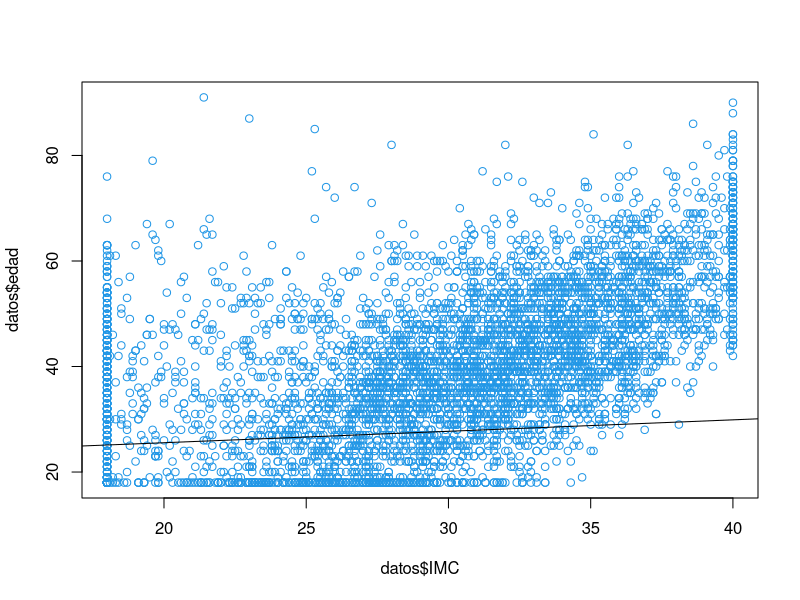
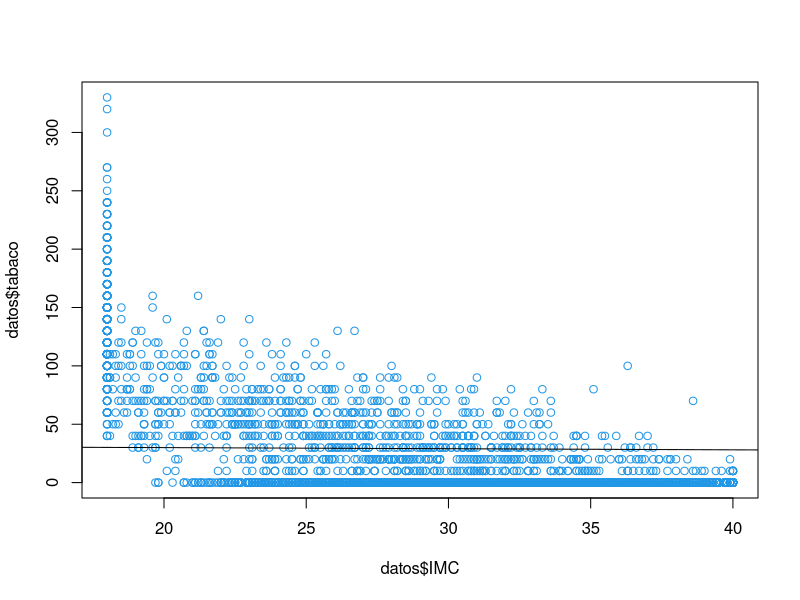
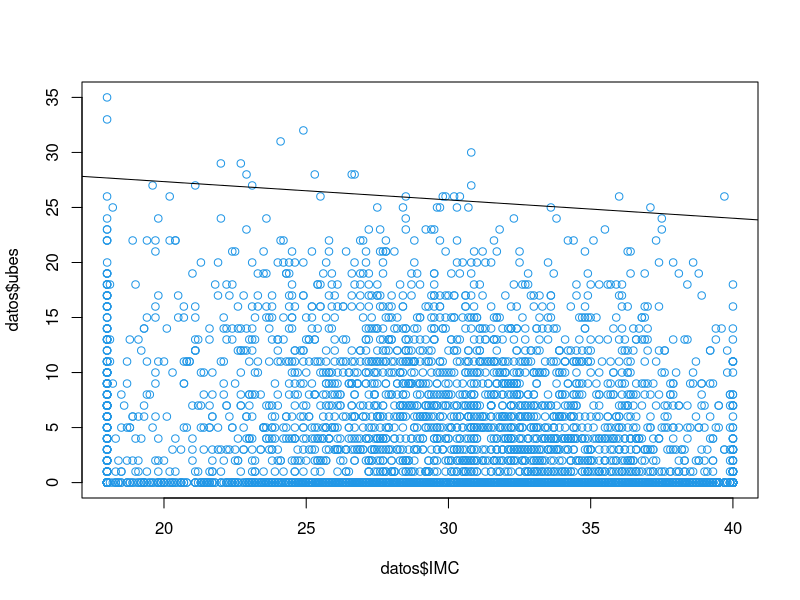
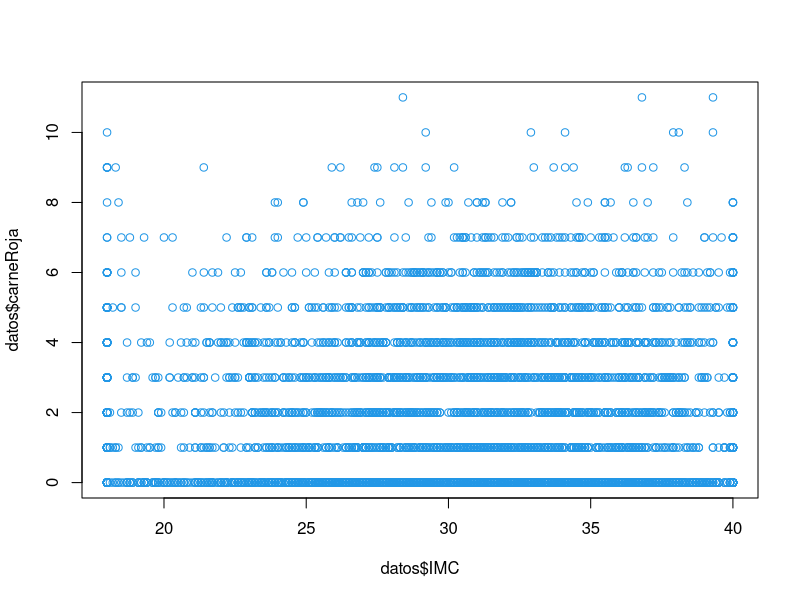
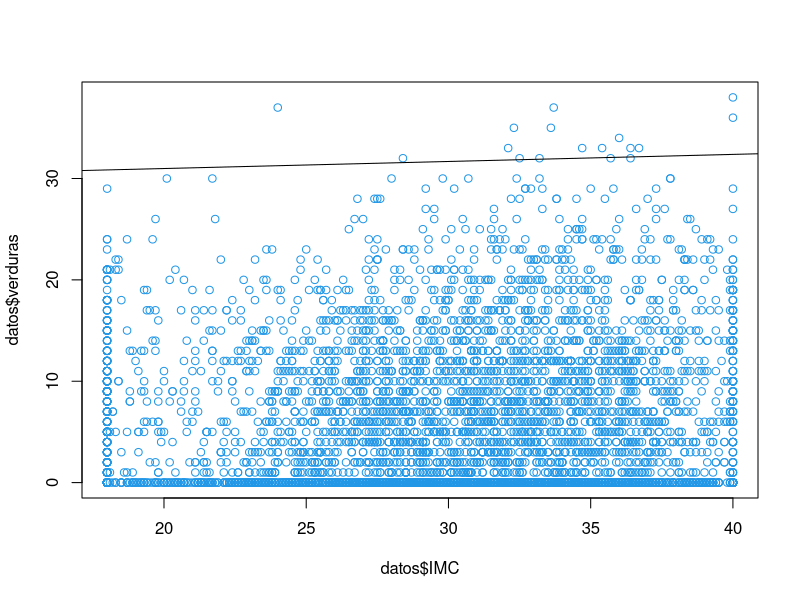
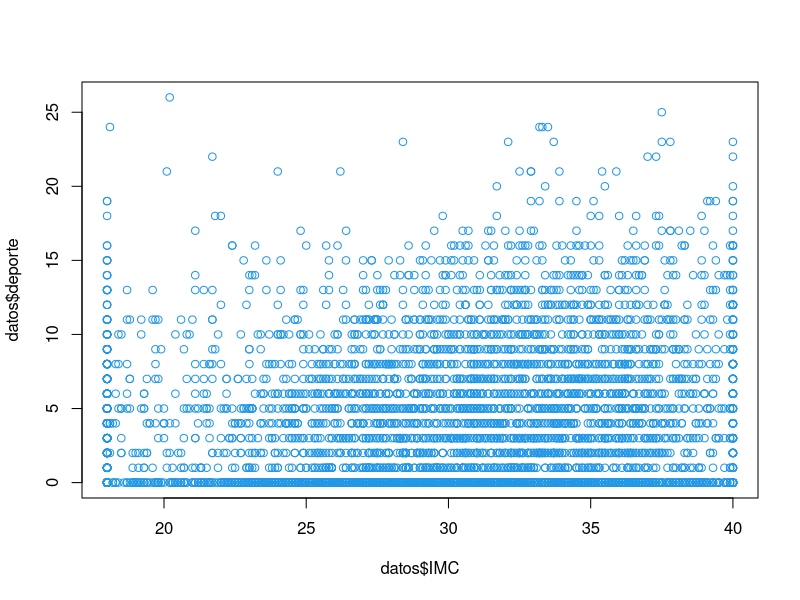
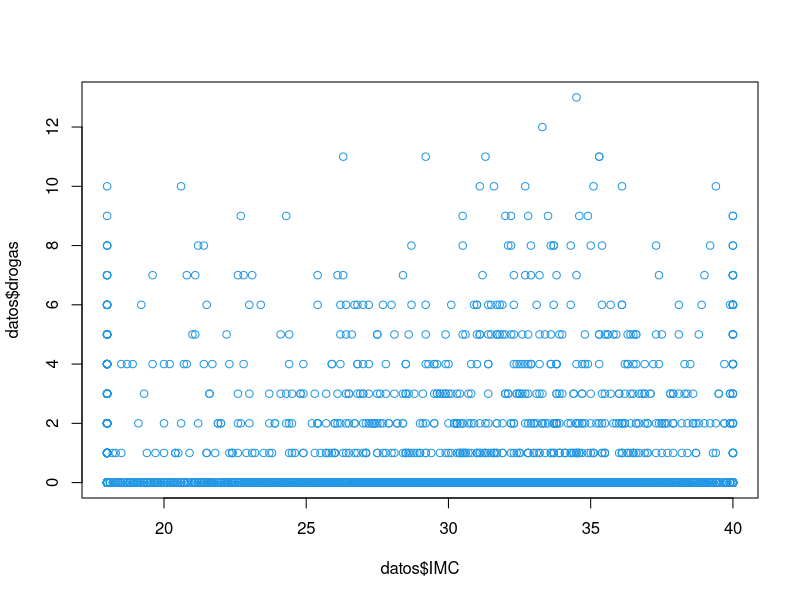

Write R code to recreate these figures, in order.
# =============================================================================
#
# Trabajo elaborado por:
#   * Antonio J. Galán Herrera
#
# =============================================================================


# Importacion de paquetes necesarios
library("tidyverse")



# APARTADO 01 -----------------------------------------------------------------

  # Usando la funcion 'read_csv' del paquete 'readr'
  # se exporta el fichero con formato 'tibble'.
  datos <- read_csv("../Recursos/12306.csv", col_types=cols(sexo=col_factor(),
                                                            dietaEsp=col_factor(),
                                                            nivEstPad=col_factor(),
                                                            nivEstudios=col_factor(),
                                                            nivIngresos=col_factor()))



# APARTADO 02 -----------------------------------------------------------------

  # Se crea la columna 'IMC' segun el enunciado
  datos$IMC <- datos$peso / datos$altura^2
  
  
  
# APARTADO 03 -----------------------------------------------------------------

  # Se limpian las columnas con algun NA de los datos,
  # usando la funcion 'na.exclude()' o 'na.omit()'
  datos <- na.exclude(datos)

    # Esta nueva variable 'datos' es de un tamaño menor,
    # ya que no cuenta con algunas de sus columnas anteriores
  
  
  
# APARTADO 04 -----------------------------------------------------------------

  # Medias
  datosMedios <- c(peso_M     = mean(datos$peso),
                   altura_M   = mean(datos$altura),
                   edad_M     = mean(datos$edad),
                   tabaco_M   = mean(datos$tabaco),
                   ubes_M     = mean(datos$ubes),
                   carne_M    = mean(datos$carneRoja),
                   verduras_M = mean(datos$verduras),
                   deporte_M  = mean(datos$deporte),
                   droga_M    = mean(datos$drogas),
                   IMC_M      = mean(datos$IMC))

  # Desviaciones tipicas
  datosDesviados <- c(peso_DT     = sd(datos$peso),
                      altura_DT   = sd(datos$altura),
                      edad_DT     = sd(datos$edad),
                      tabaco_DT   = sd(datos$tabaco),
                      ubes_DT     = sd(datos$ubes),
                      carne_DT    = sd(datos$carneRoja),
                      verduras_DT = sd(datos$verduras),
                      deporte_DT  = sd(datos$deporte),
                      droga_DT    = sd(datos$drogas),
                      IMC_DT      = sd(datos$IMC))
  
  
  
# APARTADO 05 -----------------------------------------------------------------

  # Modelos
  mod01 <- lm(IMC ~ sexo, datos)
  mod02 <- lm(IMC ~ edad, datos)
  mod03 <- lm(IMC ~ tabaco, datos)
  mod04 <- lm(IMC ~ ubes, datos)
  mod05 <- lm(IMC ~ carneRoja, datos)
  mod06 <- lm(IMC ~ verduras, datos)
  mod07 <- lm(IMC ~ deporte, datos)
  mod08 <- lm(IMC ~ drogas, datos)
  mod09 <- lm(IMC ~ nivEstPad, datos)
  mod10 <- lm(IMC ~ nivEstudios, datos)
  mod11 <- lm(IMC ~ nivIngresos, datos)
  
    # Cada variable anterior contiene:
    # * El coeficiente de regresion (modXX$coefficients).
    # * El coeficiente de determinacion (summary(modXX)$r.squared).
  
  
  
# APARTADO 06 -----------------------------------------------------------------
  
  # Graficos de dispersion (variables cuantitativas)
  plot(datos$IMC, datos$edad, col=4)
  abline(mod02)
  
  plot(datos$IMC, datos$tabaco, col=4)
  abline(mod03)
  
  plot(datos$IMC, datos$ubes, col=4)
  abline(mod04)
  
  plot(datos$IMC, datos$carneRoja, col=4)
  abline(mod05)
  
  plot(datos$IMC, datos$verduras, col=4)
  abline(mod06)
  
  plot(datos$IMC, datos$deporte, col=4)
  abline(mod07)
  
  plot(datos$IMC, datos$drogas, col=4)
  abline(mod08)
  
  
  
# APARTADO 07 -----------------------------------------------------------------
  
  # Funcion para separar los datos en 3 conjuntos (entrenamiento, test, validacion)
  obtenerConjuntos <- function(datos, p1, p2) {
    rdatos     <- 1:nrow(datos)
    rTrain  <- sample(rdatos, p1 * length(rdatos))
    rTemp   <- setdiff(rdatos, rTrain)
    rTest   <- sample(rTemp, p2 * length(rTemp))
    rValid  <- setdiff(rTemp, rTest)
    
    list(entrenamiento=datos[rTrain,], test=datos[rTest,], validacion=datos[rValid,])  
  }
  
  # Conjuntos obtenidos
  obtenerConjuntos(datos, .6, .5)   # 0.6 : entrenamiento
                                    # 0.5 : el resto que no sea entrenamiento
                                    #     0.4 * 0.5 = 0.2 : test
                                    #     0.4 * 0.5 = 0.2 : validacion
                                    #
                                    # 0.6 + 0.2 + 0.2 = 1
  
  
# APARTADO 08 -----------------------------------------------------------------
  
  # Declaracion de Funciones --------------------------------------------------
    
    # Realiza el ajuste lineal sobre un conjunto de datos
    # * datos:  conjunto de datos
    # * y    :  variable a explicar
    # * x    :  variable explicatoria
    linearAdjust <- function(df, y, x) {
      lm(str_c(y, "~", x), df)
    }
    
  
    # Calcula el coeficiente de determinacion (R²) a partir de un modelo
    # * datos : conjunto de datos del modelo
    # * modelo: modelo
    # * y     : variable a explicar
    calcR2 <- function(df, mod, y) {
      MSE  <- mean((df[[y]] - predict.lm(mod, df)) ^ 2)
      varY <- mean(df[[y]] ^ 2) - mean(df[[y]]) ^ 2
      
      R2   <- 1 - MSE / varY
      aR2  <- 1 - (1- R2) * (nrow(df) - 1) / (nrow(df) - mod$rank)
      
      
      tibble(MSE=MSE, varY=varY, R2=R2, aR2=aR2)
    }
    
    
    # Calcula el coeficiente de determinacion (R²) a partir de un conjunto
    # de entrenamiento y otro de test
    # * entrenamiento:  conjunto de entrenamiento
    # * test         :  conjunto de test
    # * y            :  variable a explicar
    # * x            :  variable explicatoria
    calcModR2 <- function(dfTrain, dfTest, y, x) {
      mod  <- linearAdjust(dfTrain, y, x)
      coef <- calcR2(dfTest, mod, y)
      
      
      coef$aR2
    }
    
    
  # Calculos ------------------------------------------------------------------
  
    # Variable de prediccion
    varPred <- names(datos[-length(datos)])   # Todas menos 'IMC' (la ultima)
    
    
    # Separar el conjunto de datos en 3 subconjuntos disjuntos:
    # * Entrenamiento
    # * Test
    # * Validacion
    dat <- obtenerConjuntos(datos, .6, .5)
    
    
    # EJEMPLOS:
      # 1. calculo de modelo sobre el conjunto de entrenamiento
      # mod <- linearAdjust(dat$entrenamiento, "IMC", "edad")
      
      # 2. calculo de R2 sobre el conjunto de test
      # calcR2(dat$test, mod, "IMC")
      
      # Lo mismo, en un solo paso
      # calcModR2(dat$entrenamiento, dat$test, "IMC", "edad")
      
        # Rango del modelo (cantidad de parametros)
        # mod$rank
    
    
    # Calcular los 14 R² de los 14 modelos lineales unidimensionales
    ar2 <- varPred %>% map_dbl(calcModR2, dfTrain=dat$entrenamiento, dfTest=dat$test, y="IMC")
    
      # Esto permitira escoger el mejor modelo eliminando fluctuaciones estadisticas
    
    
    # Obtener la mejor variable para una prediccion unidimensional
    bestVar <- varPred[which.max(ar2)]
    
    
    # Obtener el mejor modelo usando el conjunto de entrenamiento
    bestMod <- linearAdjust(dat$entrenamiento, "IMC", bestVar)
    
      # Obtener su R² con el conjunto de test
      calcR2(dat$test, bestMod, "IMC")
    
      # Obtener su R² con el conjunto de validacion
      calcR2(dat$valid, bestMod, "IMC")
      
      
